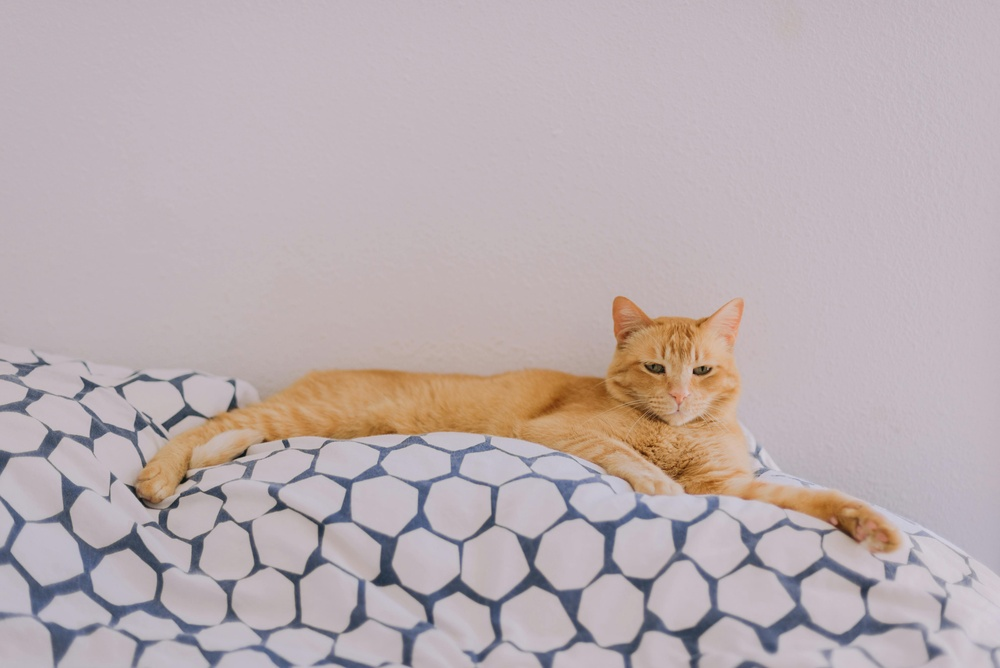
#> input picture CV-Filters/Data/Inputs/cat.jpg, 1000 x 668 px, shrunk from 6016 x 4016 before the run, found by its file name
$ python main.py
#> lines starting #> are read from the running program, lines starting #| are printed output that depends on the picture
### CV-Filters/src/utils/image_utils.py
import cv2
import matplotlib.pyplot as plt
import numpy as np


def load_image(image_path: str) -> np.ndarray:
    """
    Load grayscale image.

    Args:
        image_path: Path to image

    Returns:
        Grayscale image
    """
#> called with image_path = 'Data/Inputs/cat.jpg'

    image = cv2.imread(image_path, 0)
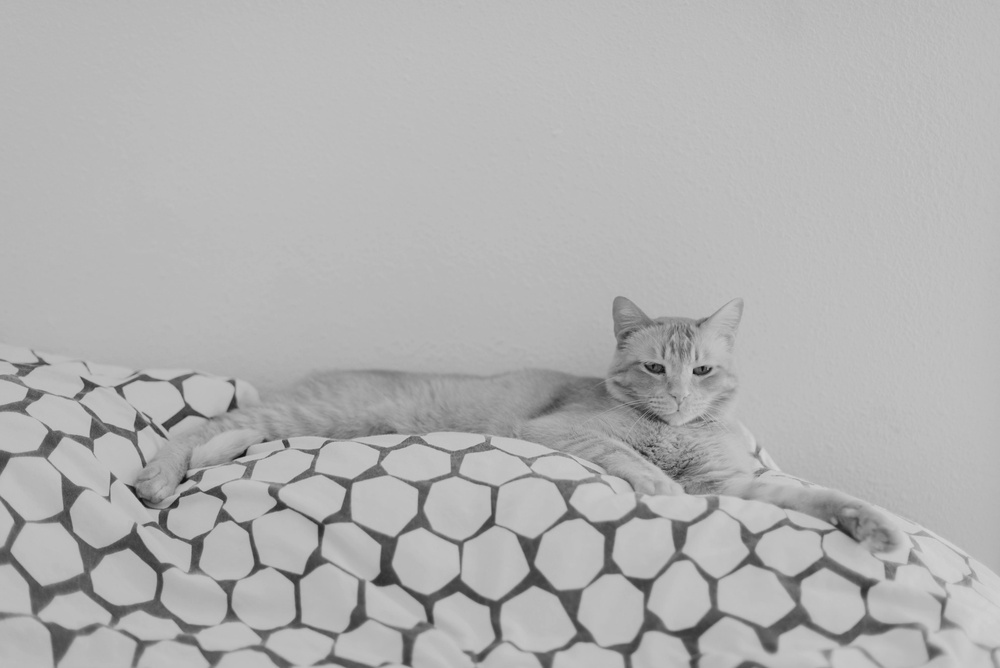
#> image: shape (668, 1000); min 14, max 212, mean 177.5
#| Image Shape before padding:  (668, 1000)

    if image is None:
        raise FileNotFoundError(
            f"Failed to load image: {image_path}"
        )

    return image


def show_image(image: np.ndarray,
               title: str = "Image") -> None:
    """
    Display image using matplotlib.

    Args:
        image: Input image
        title: Plot title
    """

    plt.imshow(image, cmap='gray')
    plt.title(title)
    plt.axis("off")
    plt.show()


# Load image
# image = load_image("../..//Data/Inputs/cat.jpg")

# Display image
# show_image(image, "Original Image")

### CV-Filters/src/core/padding.py
import numpy as np

"""
Without padding:

image shrinks
border information lost
"""

def zero_padding(
        image: np.ndarray,
        pad_size: int
) -> np.ndarray:
    """
    Add zero padding manually.
    """
#> called with pad_size = 2
    height, width = image.shape
#> height = 668; width = 1000
    padded_height = height + 2 * pad_size
#> padded_height = 672
    padded_width = width + 2 * pad_size
#> padded_width = 1004

    padded_image = np.zeros(
        (padded_height, padded_width), dtype=image.dtype
    )

    padded_image[
        pad_size:pad_size + height,
        pad_size:pad_size + width
    ] = image
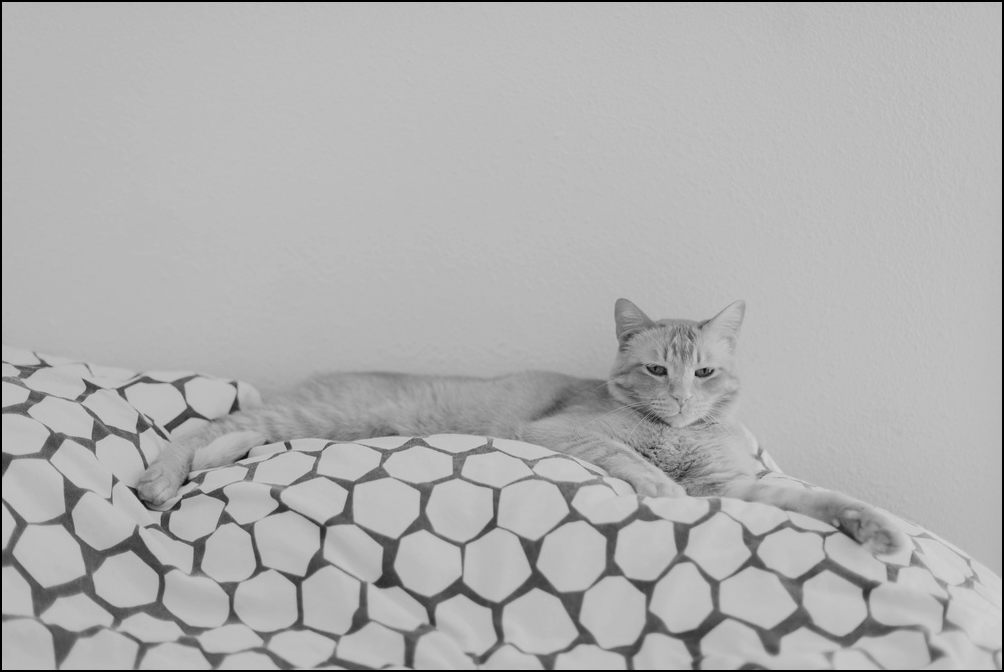
#> padded_image: shape (672, 1004); min 0, max 212, mean 175.8
    return padded_image

### CV-Filters/src/core/convolution.py
import numpy as np
from src.core.padding import zero_padding

def convolve2d(image: np.ndarray,
               kernel: np.ndarray,
               stride: int = 2,
               padding: int = 0) -> np.ndarray:

    """
    Perform manual 2D convolution.

    Args:
        image: Grayscale input
        Kernel: Convolution Kernel

    Returns:
        Feature Map
    """

    # Flip kernel for true convolution
    kernel = np.flipud(np.fliplr(kernel))
    kernel_height, kernel_width = kernel.shape
    padded_image = zero_padding(image, padding)
    image_height, image_width = padded_image.shape
#> image_height = 672; image_width = 1004

    # Output dimensions
    output_height = ((image_height - kernel_height)//stride) + 1
#> output_height = 335
    output_width = ((image_width - kernel_width)//stride) + 1
#> output_width = 501

    output = np.zeros((output_height, output_width))

    # Sliding window
    for y in range(0, output_height):
        for x in range(0, output_width):

            # Extract local region

            y_start = y * stride
            y_end = y_start + kernel_height

            x_start = x * stride
            x_end = x_start + kernel_width

            region = padded_image[
                y_start:y_end,
                x_start:x_end
            ]

            # Element-wise multiplication
            multiplied = region * kernel

            # Summation
            value = np.sum(multiplied)

            # Store output
            output[y,x] = value
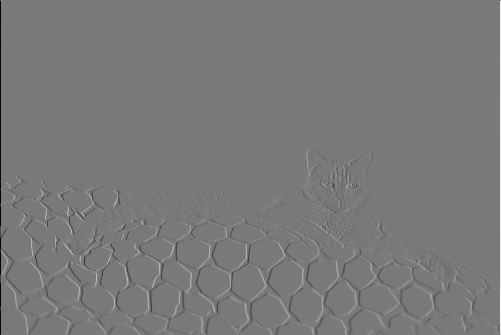
#> output: shape (335, 501) float64; min -761, max 832, mean 0; drawn with min black and max white

            # [15 lines of commented-out code are left out]

    return output

"""
IMPORTANT — Convolution vs Correlation

True convolution flips kernel.

Most deep learning libraries actually use:

cross-correlation
NOT strict convolution

But mathematically:

convolution includes flipping.

This distinction matters in research.
"""

### CV-Filters/tests/main.py
import numpy as np
import cv2
import os
from tests.conv_from_scratch import elementwise_multiplication
from src.filters.kernels import edge_filter, box_blur_filter, sharpen_filter, gaussian_blur, sobel_x, sobel_y, PREWITT_X, PREWITT_Y
from src.core.convolution import convolve2d
from src.utils.image_utils import load_image, show_image

image = load_image("Data/Inputs/cat.jpg")

"""
For Kernel size: K
Padding: P
Image size: N
Output size = [(N-K+2P)/S] + 1
Where S -> Stride
"""

print("Image Shape before padding: ",image.shape)

sobel_x_output = convolve2d(
    image,
    sobel_x,
    padding=2
)

print("Image shape after padding: ",sobel_x_output.shape)
#| Image shape after padding:  (335, 501)
show_image(sobel_x_output, title="Sobel X Filter")

sobel_y_output = convolve2d(
    image,
    sobel_y,
    padding=1
)
#> call 2 of convolve2d, with kernel = array of shape (3, 3), stride = 2, padding = 1
#> call 2 of zero_padding, with pad_size = 1
#> in zero_padding (call 2), `padded_image[ pad_size:pad_size + height, pad_size:pad_size + width ] ..`:
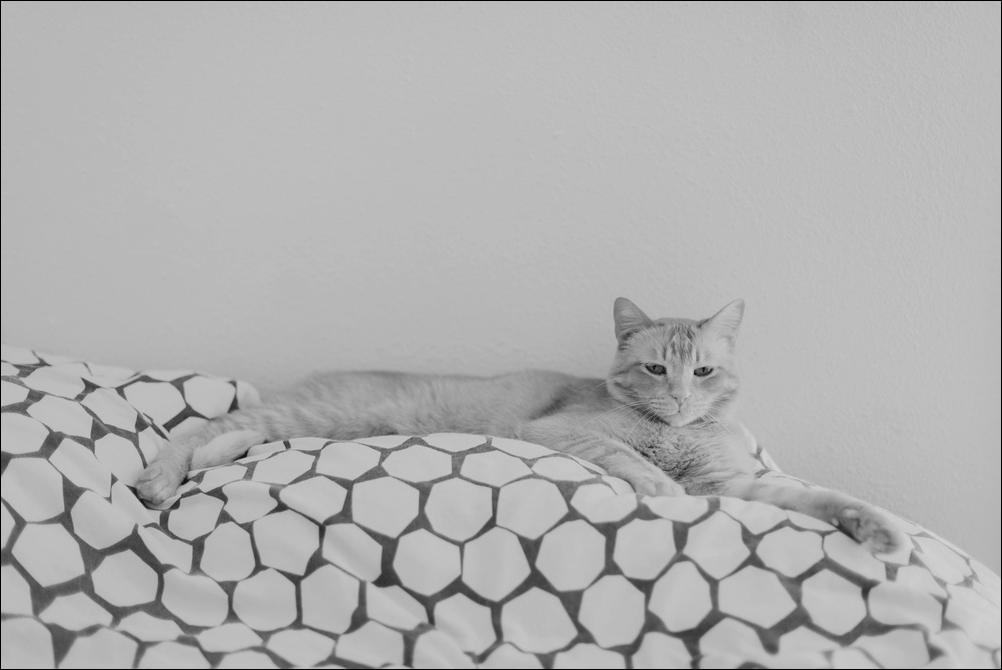
#> padded_image: shape (670, 1002); min 0, max 212, mean 176.6
#> after the loop in convolve2d (call 2), `for y in range(0, output_height):`:
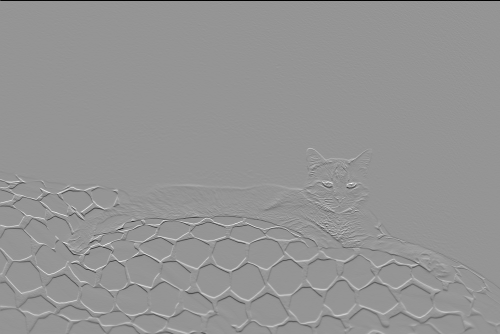
#> output: shape (334, 500) float64; min -760, max 540, mean -2.1; drawn with min black and max white

print("Image shape after padding: ",sobel_y_output.shape)
#| Image shape after padding:  (334, 500)
show_image(sobel_y_output, title="Sobel Y Filter")

# Save image:-
# Convert to uint8
# sobel_y_output = sobel_y_output.clip(0, 255).astype("uint8")

# Output folder
# output_folder = r"C:\Users\jagje\AI hub\CV-Learning\CV-Filters\Data\Outputs"

# Create folder if not exists
# os.makedirs(output_folder, exist_ok=True)

# Output path
# output_path = os.path.join(output_folder, "sobel_y_output.jpg")

# Save image
# cv2.imwrite(output_path, sobel_y_output)

# print(f"Saved at: {output_path}")
